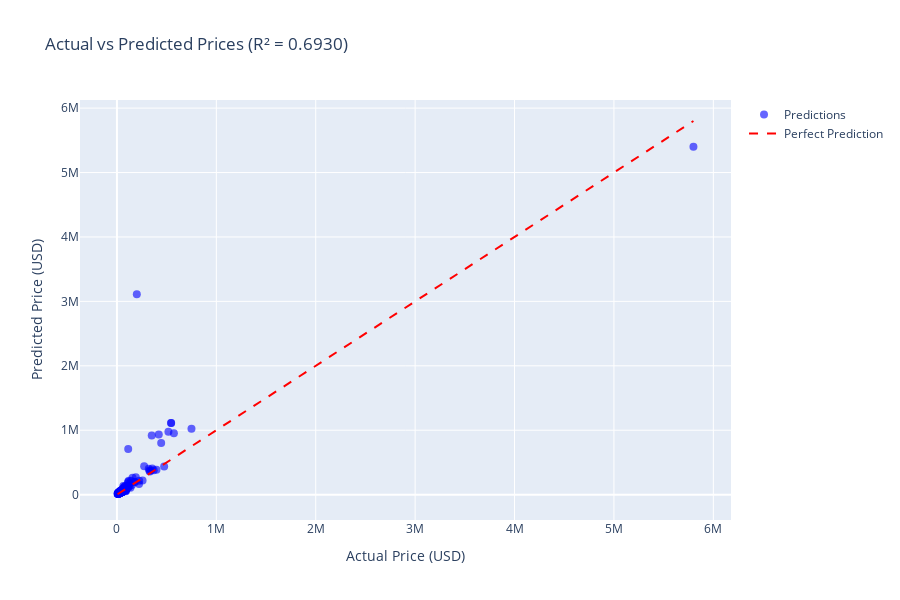

Write notebook code for a chart like this one.
### Markdown cell above
## 9.2 Actual vs Predicted

### Code cell
fig = go.Figure()

fig.add_trace(go.Scatter(
    x=y_test,
    y=y_pred,
    mode='markers',
    marker=dict(size=8, color='blue', opacity=0.6),
    name='Predictions'
))

min_val = min(y_test.min(), y_pred.min())
max_val = max(y_test.max(), y_pred.max())
fig.add_trace(go.Scatter(
    x=[min_val, max_val],
    y=[min_val, max_val],
    mode='lines',
    line=dict(color='red', dash='dash', width=2),
    name='Perfect Prediction'
))

fig.update_layout(
    title=f'Actual vs Predicted Prices (R² = {r2:.4f})',
    xaxis_title='Actual Price (USD)',
    yaxis_title='Predicted Price (USD)',
    height=600
)
fig.show()

### Figure 1 — Plotly figure (JSON) as saved in the notebook; plotly's stock layout.template omitted (floating-point values rounded to 4 significant figures; data arrays with more than 128 entries replaced by an {"elided": "..."} marker saying what was removed)
{"data": [{"marker": {"color": "blue", "opacity": 0.6, "size": 8}, "mode": "markers", "name": "Predictions", "type": "scatter", "x": {"elided": "243 float values"}, "y": {"elided": "243 float values"}}, {"line": {"color": "red", "dash": "dash", "width": 2}, "mode": "lines", "name": "Perfect Prediction", "type": "scatter", "x": [6200, 5800000], "y": [6200, 5800000]}], "layout": {"height": 600, "title": {"text": "Actual vs Predicted Prices (R² = 0.6930)"}, "xaxis": {"title": {"text": "Actual Price (USD)"}}, "yaxis": {"title": {"text": "Predicted Price (USD)"}}}}
